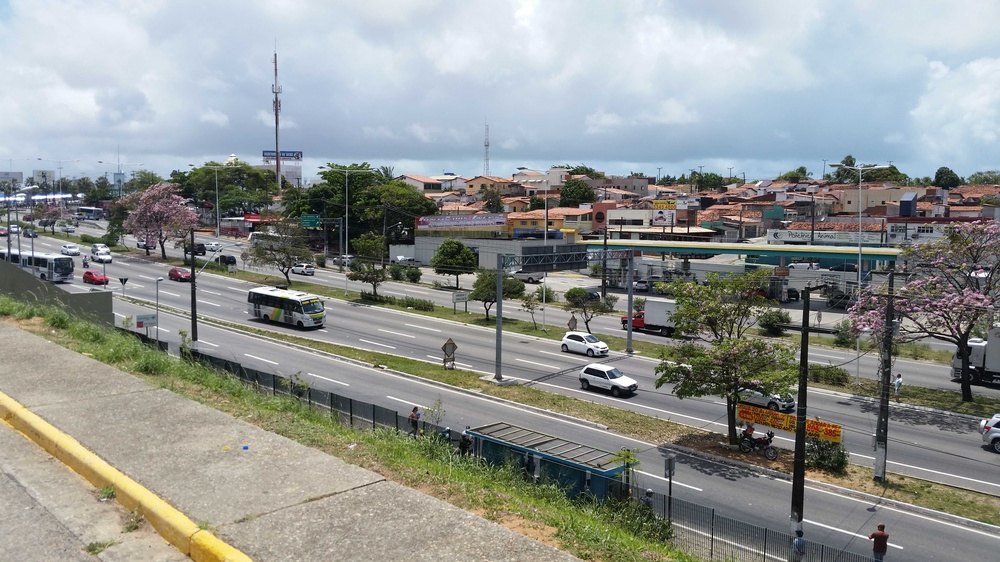
//> input picture pdi/7.Tilt-Shift/20160916_110910.jpg, 1000 x 562 px, shrunk from 5312 x 2988 before the run
$ ./tiltshift 20160916_110910.jpg   (built with g++ and OpenCV 4)
//> lines starting //> are read from the running program, lines starting //| are printed output that depends on the picture
#include <iostream>
#include <opencv2/opencv.hpp>
#include <cmath>

using namespace cv;
using namespace std;

double d;
int L1_slider = 0;
int L1_slider_max;

int L2_slider = 0;
int L2_slider_max;

int d_slider = 0;
int d_slider_max = 100;

int contrast_slider = 0;
int contrast_slider_max = 100;
int previous_contrast = 0;

Mat im,aux,result;

char TrackbarName[50];

double alpha(double x,double l1,double l2,double d1){
	float retorno;
	float k11 = (x-l1)/d1;
	float k22 = (x-l2)/d1;
	retorno = 0.5*(tanh(k11) - tanh(k22));
	return retorno;
}

void juntar(Mat& src1 , Mat& src2){
	for(int i=2;i<src1.rows;i++){
		double alfa = alpha(i,L1_slider,L2_slider,d);
		addWeighted(src1.row(i),alfa, src2.row(i),1-alfa,0.0,result.row(i));
	}
}

void on_trackbar_d(int, void*){
	d = (double) d_slider;
	juntar(im,aux);
	result.convertTo(result, CV_8UC3);
	imshow("TiltShift",result);
}

void on_trackbar_L1(int, void*){
	juntar(im,aux);
	result.convertTo(result, CV_8UC3);
	imshow("TiltShift",result);
}

void on_trackbar_L2(int, void*){
	juntar(im,aux);
	result.convertTo(result, CV_8UC3);
	imshow("TiltShift",result);
}

float media[] = {1,1,1,
			     1,1,1,
				 1,1,1};
Mat mask = Mat(3,3,CV_32F,media),mask1;

int main(int argvc, char** argv){
	im = imread(argv[1],CV_LOAD_IMAGE_COLOR);
//> im is the input picture: 562 rows x 1000 cols, CV_8UC3; mean B, G, R 144.7, 147.9, 144.6
  	namedWindow("TiltShift", WINDOW_NORMAL);

  	cout<<"Melhorar cores?";
	bool escolha;
	cin>>escolha;
//> the answer given: 1
	if(escolha){
		cvtColor(im,im,CV_BGR2HSV);
//> im: 562 rows x 1000 cols, CV_8UC3; mean H, S, V 73.3, 45.6, 157.3
		vector<Mat> planes;
		split(im,planes);
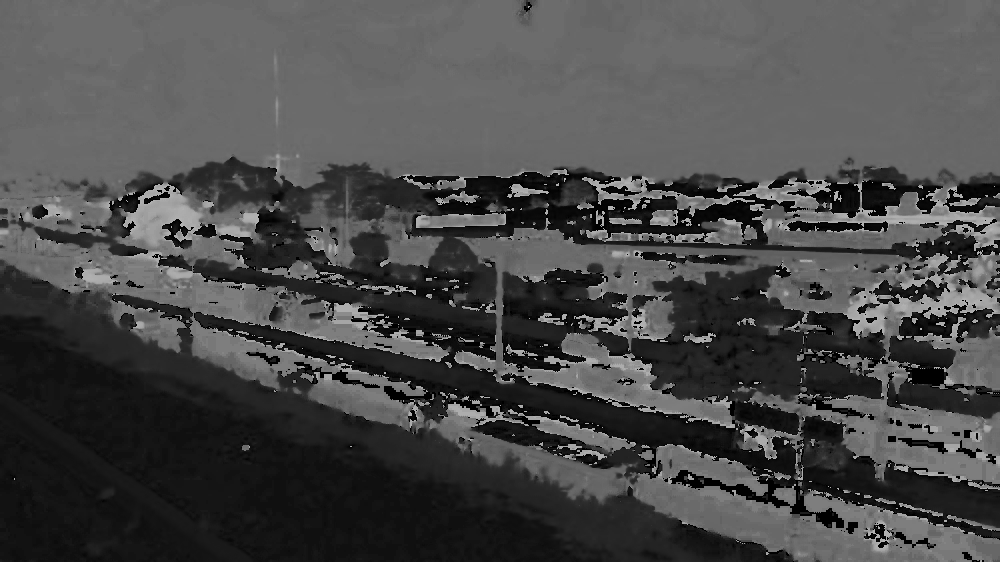
//> planes[0]: 562 rows x 1000 cols, CV_8UC1; min 0, max 179, mean 73.3
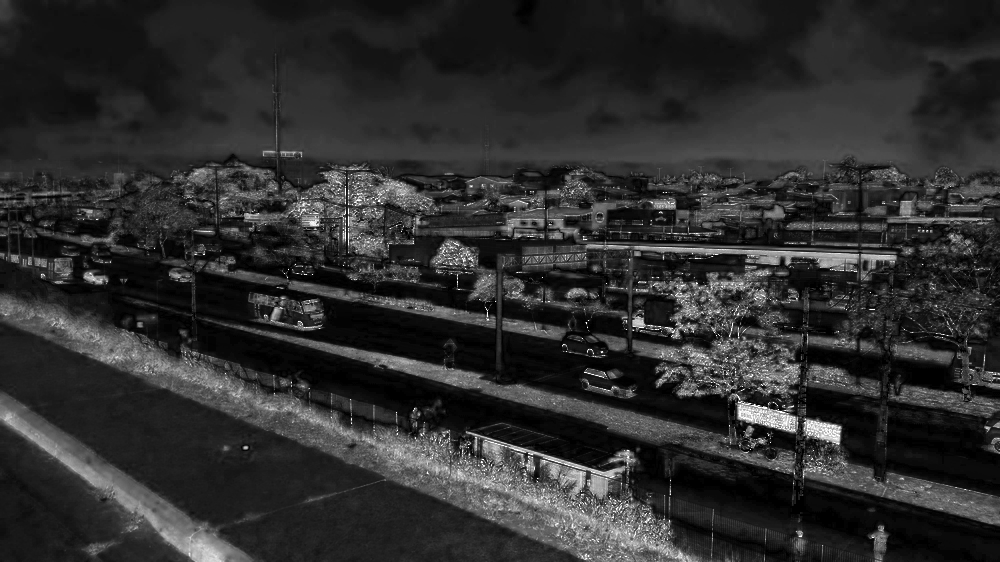
//> planes[1]: 562 rows x 1000 cols, CV_8UC1; min 0, max 255, mean 45.6
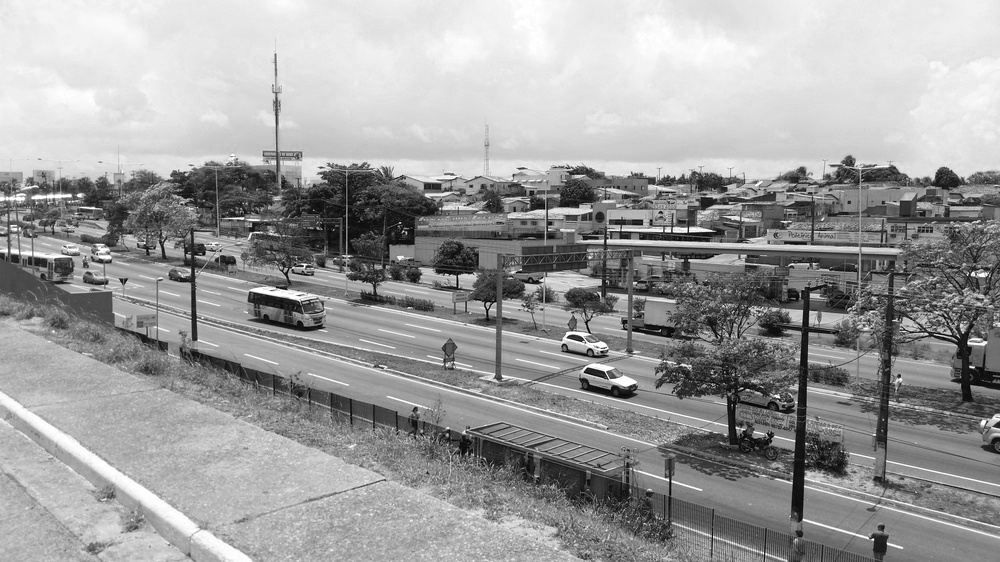
//> planes[2]: 562 rows x 1000 cols, CV_8UC1; min 0, max 255, mean 157.3
		//equalizeHist(planes[2],planes[2]);
		planes[1].convertTo(planes[1], CV_8UC1,1,30);
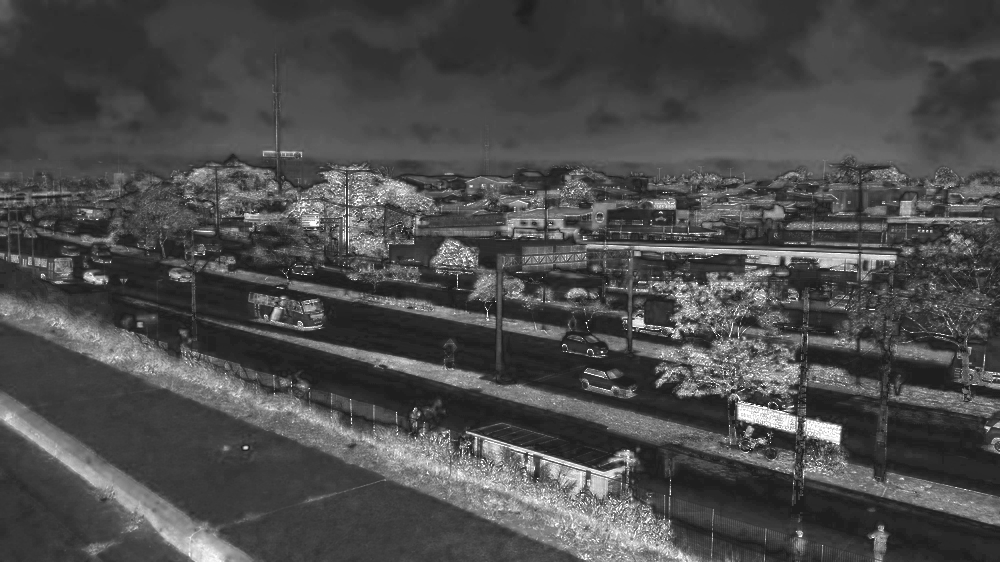
//> planes[1]: 562 rows x 1000 cols, CV_8UC1; min 30, max 255, mean 75.6
		merge(planes,im);
//> im: 562 rows x 1000 cols, CV_8UC3; mean H, S, V 73.3, 75.6, 157.3
		cvtColor(im,im,CV_HSV2BGR);
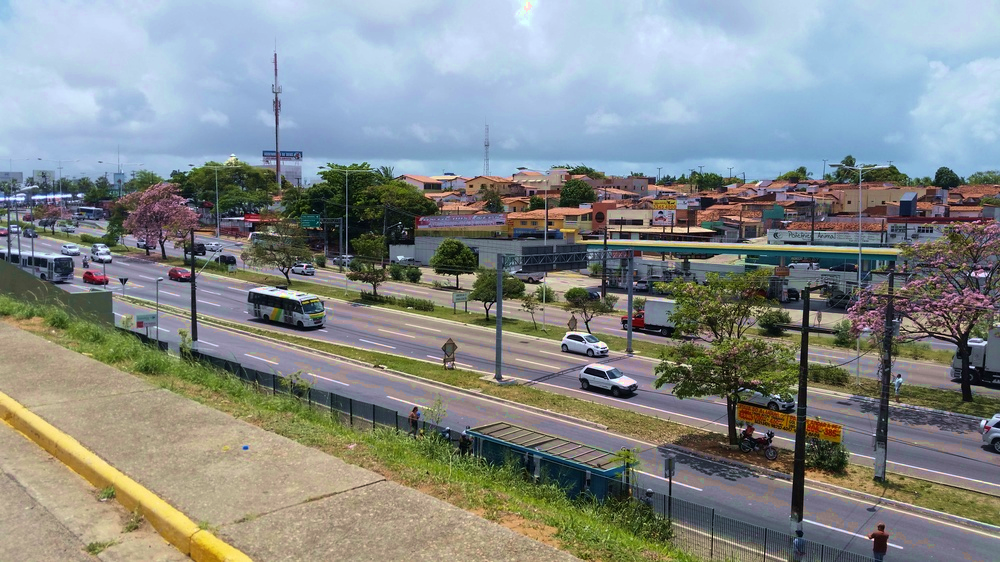
//> im: 562 rows x 1000 cols, CV_8UC3; mean B, G, R 137, 138.6, 133.2
	}
  	aux = im.clone();
  	cout<<"width: "<<im.cols<<endl;
//| width: 1000
  	cout<<"height: "<<im.rows<<endl;
//| height: 562

  	scaleAdd(mask, 1/9.0, Mat::zeros(3,3,CV_32F), mask1);
	mask = mask1;

  	for(int i=0;i<30;i++){
  		filter2D(aux, aux, im.depth(), mask, Point(1,1), 0);
  	}
//> this loop made 30 passes
//> pass 3, `filter2D(aux, aux, im.depth(), mask, Point(1,1), 0);`:
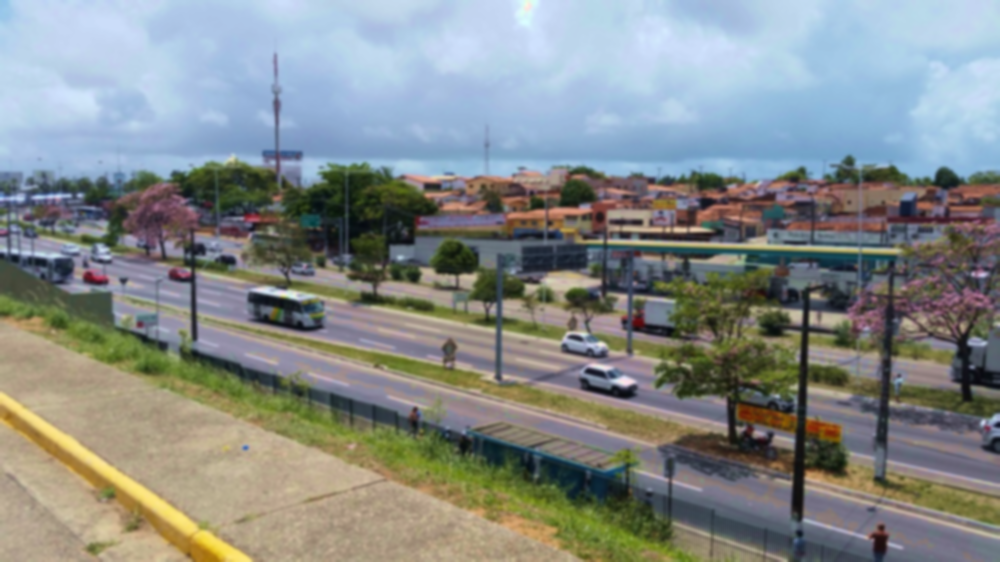
//> aux: 562 rows x 1000 cols, CV_8UC3; mean B, G, R 137, 138.6, 133.2
//> after the loop:
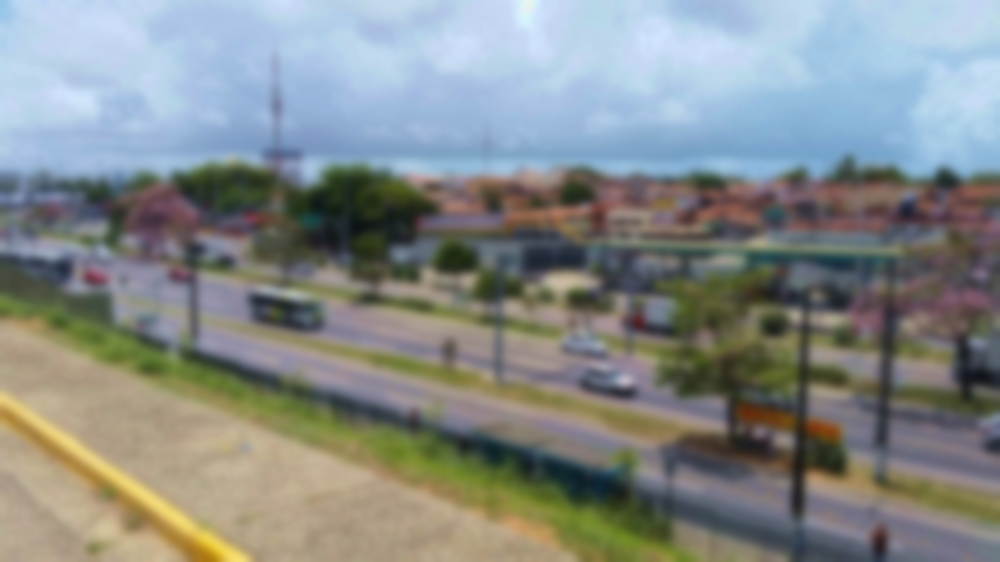
//> aux: 562 rows x 1000 cols, CV_8UC3; mean B, G, R 137, 138.6, 133.2
  	L1_slider_max = im.rows;
//> L1_slider_max = 562
  	L2_slider_max = im.rows;
//> L2_slider_max = 562

  	im.convertTo(im,CV_32FC3);
//> im: 562 rows x 1000 cols, CV_32FC3
  	aux.convertTo(aux,CV_32FC3);
//> aux: 562 rows x 1000 cols, CV_32FC3
  	result = im.clone();

  	sprintf( TrackbarName, "decaimento x %d", d_slider_max );
  	createTrackbar( TrackbarName, "TiltShift", &d_slider, d_slider_max, on_trackbar_d );
  	on_trackbar_d(d_slider, 0 );

  	sprintf( TrackbarName, "Linha Superior x %d", L1_slider_max );
  	createTrackbar( TrackbarName, "TiltShift", &L1_slider, L1_slider_max, on_trackbar_L1 );
  	on_trackbar_L1(L1_slider, 0 );

  	sprintf( TrackbarName, "Linha Inferior x %d", L2_slider_max );
  	createTrackbar( TrackbarName, "TiltShift", &L2_slider, L2_slider_max, on_trackbar_L2 );
  	on_trackbar_L2(L2_slider, 0 );

  	waitKey(0);
  	return 0;
}
